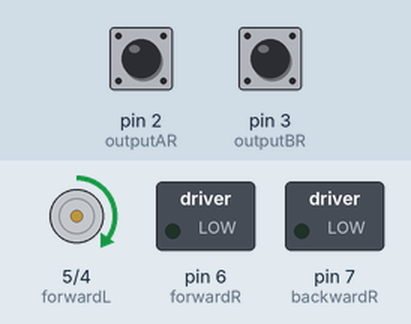
This sketch was run on a simulated Arduino Uno, built with avr-gcc and run on an emulated ATmega328P. Parts: motor-driver pin pairs drawn as motors (green arrow = first pin HIGH = forward, orange = second pin HIGH = backward, longer = more drive), switched loads named in the sketch (green lamp = pin HIGH). The test bench sets the inputs (shaded band); at power-on: pin 2 (outputAR) HIGH, pin 3 (outputBR) HIGH. What the sketch prints to the serial monitor is not drawn.

Above: at 0.1 s.
At 1.1 s:
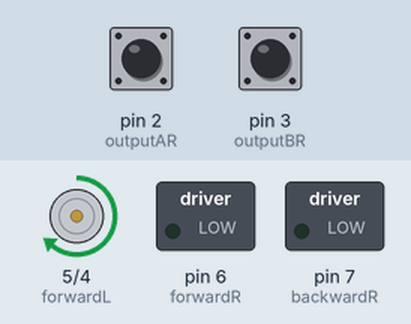
Timing chart, 0 to 2.6 s (numbered marks = the images above):
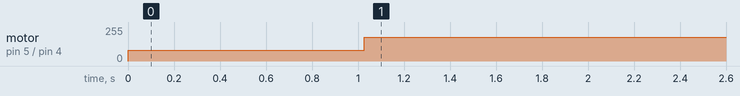

The sketch:

Test_17_PID_vitesse.ino
```cpp
#include <SimpleTimer.h>

SimpleTimer timer;

//Variables encodeurs
#define outputAR 2
#define outputBR 3
#define outputAL 18
#define outputBL 19
volatile float Rdist = 0;
volatile float Ldist = 0;
volatile float distUnitR = (float)PI * 4 / 1024;
float nb_pts_par_tour_R= (float) ((PI * 80)/ 0.01)*4;
volatile float distUnitL = (float)PI * 4 / 600;
float Rdistacc=0;
float Ldistacc=0;
float Rdistdec=0;
float Ldistdec=0;

volatile unsigned long t0, t1, t2;

volatile boolean Stop=false;

//Variables moteurs
volatile float vitesseR = 0 ;
volatile float vitesseL = 0 ;
#define forwardR 6
#define backwardR 7
#define forwardL 5
#define backwardL 4

//Variables erreurs/commandes position
float Rcmd = 0;
float Lcmd = 0;
volatile float Rerror;
volatile float Lerror;
volatile float prevRerror = 0;
volatile float prevLerror = 0;
volatile float sommeRerror = 0;
volatile float sommeLerror = 0;

//Variables erreurs vitesse

volatile float vitesseLact = 0;
volatile float vitesseRact = 0;
volatile float prevLdist = 0;
volatile float prevRdist = 0;
volatile float VLerror = 0;
volatile float VRerror = 0;
volatile float sommeVLerror = 0;
volatile float sommeVRerror = 0;
volatile float prevVLerror = 0;
volatile float prevVRerror = 0;
volatile float nb_imp_par_periode_R=0;
volatile float nb_imp_par_periode_L=0;
volatile float vitesseRcmd=0;
volatile float vitesseLcmd=0;


//Encoder functions
void ISRtrackAR() {
  Rdist += (digitalRead(outputBR) == LOW) ? distUnitR : -distUnitR;
}
void ISRtrackBR() {
  Rdist += (digitalRead(outputAR) == LOW) ? -distUnitR : distUnitR;
}

void ISRtrackAL() {
  Ldist += (digitalRead(outputBL) == LOW) ? distUnitL : -distUnitL;
}

void ISRtrackBL() {
  Ldist += (digitalRead(outputAL) == LOW) ? -distUnitL : distUnitL;
}

//Motor functions
void motorR(volatile float vR) {
  if (vR > 0) {
    analogWrite(forwardR, vR);
    analogWrite(backwardR, 0);
  }
  else {
    analogWrite(forwardR, 0);
    analogWrite(backwardR, -vR); //5.2
  }
}

void motorL(volatile float vL) {
  if (vL > 0) {
    analogWrite(forwardL, vL);
    analogWrite(backwardL, 0);
  }
  else {
    analogWrite(forwardL, 0);
    analogWrite(backwardL, -vL); //5.2
  }
}


/*void PIDposition() {

  Rerror = Rcmd - Rdist;
  sommeRerror +=  Rerror ;

  Lerror = Lcmd - Ldist;
  sommeLerror +=  Lerror ;

  vitesseR = (kpR * Rerror) + (kdR * (Rerror - prevRerror)) + kiR * sommeRerror;
  vitesseL = (kpL * Lerror) + (kdL * (Lerror - prevLerror)) + kiL * sommeLerror;

  PIDvitesseR();
  PIDvitesseL();

  if (Rdist<Rdistacc)
       vitesseR = vitesseR / Rdistacc * Rdist;

  if (Ldist<Ldistacc)
       vitesseL = vitesseL / Ldistacc * Ldist;

  if (Rdist>Rcmd-Rdistdec)
       vitesseR = vitesseR / Rdistdec * Rdist;

  if (Ldist>Lcmd-Ldistdec)
       vitesseL = vitesseL / Ldistdec * Ldist;

  vitesseR = (vitesseR > 180) ? 180 : vitesseR;
  vitesseL = (vitesseL > 180) ? 180 : vitesseL;

  vitesseR = ((vitesseR < 90) && (Rerror != 0)) ? 90 : vitesseR; // min 72
  vitesseL = ((vitesseL < 90) && (Lerror != 0)) ? 90 : vitesseL;// min 72

  prevRerror = Rerror;
  prevLerror = Lerror;
}*/

/*
float kdR = 0;
float kdL = 0;

float kiR = 0;
float kiL = 0;*/


//PID Position Parameters

float kpR = 0; // 77 GOOD
float kpL = 30; // 77 GOOD

//PID vitese Parameters

float kpVR = 0;
float kpVL = 0; // //0.7 // 0.0000000000000000001

float kdVR = 0;
float kdVL = 0;

float kiVR = 0;
float kiVL = 0.003; // 0.000025

float periode = 1000; // 1000 => 9600 BAUDS

float aR=800000; // cm / s²
float aL=800000;


void PIDvitesseR() {
  if (prevRdist==Rdist)
    nb_imp_par_periode_R = 0;
  else
    nb_imp_par_periode_R = (float)(Rdist)/distUnitR;

  vitesseRact = ((float)nb_imp_par_periode_R / (float)(4*1024*(8/6.7)*(periode/1000)))*100;
  vitesseRcmd=((float)(vitesseR*(periode/1000)) / (float)(2*PI*4))*100;

  VRerror=vitesseRcmd-vitesseRact;
  sommeVRerror+=VRerror;

  vitesseR = (kpVR * VRerror) + (kdVR * (VRerror - prevVRerror)) + kiVR * sommeVRerror;

  prevVRerror = VRerror;
}

void PIDvitesseL() {
  if (prevLdist==Ldist)
    nb_imp_par_periode_L = 0;
  else
    nb_imp_par_periode_L = (float)(Ldist)/distUnitL;

  vitesseLact = ((float)(nb_imp_par_periode_L) / (float)(4*600*(8/6.7)*(periode/1000)))*100;
  vitesseLcmd=((float)(vitesseL*(periode/1000)) / (float)(2*PI*4))*100;

  VLerror=vitesseLcmd-vitesseLact;
  sommeVLerror+=VLerror;

  vitesseL = (kpVL * VLerror) + (kdVL * (VLerror - prevVLerror)) + kiVL * sommeVLerror;

  prevVLerror = VLerror;
}

void Pposition(){

  Rerror = Rcmd - Rdist;
  Lerror = Lcmd - Ldist;

  //Trapèze Right
  if (Rerror==0)
      vitesseR=0;

  if (Rdist<Rdistacc){
      vitesseR = (float) aR *  ((float)(millis()-t0) / 1000);     // aR=(vitesseL / (Rdist/vitesseL))=pente=accelerationR
  }

  if (Rdist>Rcmd-Rdistdec)
       vitesseR = (float) kpR * Rerror;

  //Trapèze Left
  if (Lerror==0)
      vitesseL=0;

  if (Ldist<Ldistacc){
      vitesseL = (float) aL *  ((float)(millis()-t0) / 1000);     // aL=(vitesseL / (Rdist/vitesseL))=pente=accelerationL
  }

  if (Ldist>Rcmd-Ldistdec)
       vitesseL = (float) kpL * Lerror;

  PIDvitesseR();
  PIDvitesseL();

  vitesseR = ((vitesseR < 80) && (Rerror > 0)) ? 80 : vitesseR; // min 72
  vitesseL = ((vitesseL < 80) && (Lerror > 0)) ? 80 : vitesseL; // min 72

  vitesseR = (vitesseR > 180) ? 180 : vitesseR;
  vitesseL = (vitesseL > 180) ? 180 : vitesseL;

  prevLdist=Ldist;
  prevRdist=Rdist;
}

void Go(float cmd){
  t0=millis();

  Rcmd=cmd;   //+10.3
  Lcmd=cmd;   //+10.2

  Rdistacc=Rcmd*0.1;
  Ldistacc=Lcmd*0.1;
  Rdistdec=Rcmd*0.1;
  Ldistdec=Lcmd*0.1;

  Pposition();
  motorR(0);
  motorL(vitesseL);
  //if ((prevRerror=!0) && (prevLerror!=0) && (prevLerror==Lerror) && (prevRerror==Rerror) && (millis>t0))
   //   Stop=true;
}
void TurnRight(float angle){
  t0=millis();

  Rcmd=-20.8*angle;
  Lcmd=20.8*angle;

  Rdistacc=Rcmd*0.1;
  Ldistacc=Lcmd*0.1;
  Rdistdec=Rcmd*0.15;
  Ldistdec=Lcmd*0.15;

  Pposition();
  motorR(-vitesseR);
  motorL(vitesseL);
  //if ((prevRerror=!0) && (prevLerror!=0) && (prevLerror==Lerror) && (prevRerror==Rerror) && (millis>t0))
   // Stop=true;
}
void TurnLeft(float angle){
  t0=millis();

  Rcmd=20.8*angle;
  Lcmd=-20.8*angle;

  Rdistacc=Rcmd*0.1;
  Ldistacc=Lcmd*0.1;
  Rdistdec=Rcmd*0.15;
  Ldistdec=Lcmd*0.15;

  Pposition();
  motorR(vitesseR);
  motorL(-vitesseL);
  //if ((prevRerror=!0) && (prevLerror!=0) && (prevLerror==Lerror) && (prevRerror==Rerror) && (millis>t0))
    //Stop=true;
}

void setup() {
  Serial.begin(9600);

  //Command Encoders
  pinMode(outputAR, INPUT_PULLUP);
  pinMode(outputBR, INPUT_PULLUP);
  pinMode(outputAL, INPUT_PULLUP);
  pinMode(outputBL, INPUT_PULLUP);


  attachInterrupt(digitalPinToInterrupt(outputAR), ISRtrackAR, RISING);
  attachInterrupt(digitalPinToInterrupt(outputAL), ISRtrackAL, RISING);
  attachInterrupt(digitalPinToInterrupt(outputBR), ISRtrackBR, RISING);
  attachInterrupt(digitalPinToInterrupt(outputBL), ISRtrackBL, RISING);


  //Command Motors
  pinMode(forwardR, OUTPUT);
  pinMode(backwardR, OUTPUT);
  pinMode(forwardL, OUTPUT);
  pinMode(backwardL, OUTPUT);


   timer.setInterval(periode,Pposition);
}


void loop() {
  timer.run();
  Go(10);
  //if (Stop)
    //Go(-10);
  //TurnRight(90);

  /*Serial.print("vitesseL= ");
  Serial.print(vitesseL);
  Serial.print(" \tvitesseLcmd= ");
  Serial.print(vitesseLcmd);
  Serial.print(" \tvitesseLact= ");
  Serial.print(vitesseLact);
  Serial.print(" \tVLerror= ");
  Serial.print(VLerror);*/


  Serial.print(" \tLdist= ");
  Serial.print(Ldist);
  Serial.print(" \tLerror= ");
  Serial.println(Lerror);

  /*Serial.print(" \tRdist= ");
  Serial.println(Rdist);
  Serial.print(" \tRerror= ");
  Serial.print(Rerror);


  if (Rerror>0 && Lerror>0){
    motorR(82);
    motorL(92);
    }
    else
     if(Rerror>0){
        motorR(82);
        motorL(0);
      }
      else
        if (Lerror>0){
          motorR(0);
          motorL(92);
        }
        else{
          motorR(0);
          motorL(0);
        }*/
}
```

Measured:
- by itself, motor on pin 5 (forwardL) / pin 4 (backwardL): stopped → forward 80/255 at 0.00 s, → forward 180/255 1.0 s later
